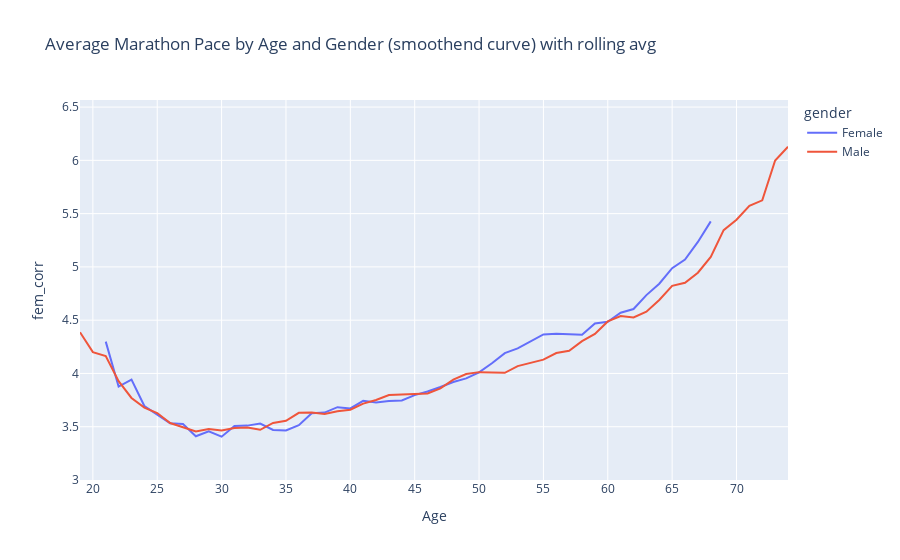

Notebook cell for this chart:
### Markdown cell above
## Draw male/female adjusted curve

### Code cell
# Create the interactive line plot with Plotly Express using the smoothed data
fig = px.line(df_gender_pace22, x='age', y='fem_corr', color='gender',
              title='Average Marathon Pace by Age and Gender (smoothend curve) with rolling avg',
              labels={'age': 'Age', 'smoothed_avg_pace': 'Smoothed Average Pace (min/km)'})
fig.update_yaxes(dtick=0.5) # Set y-axis step to 0.5
fig.update_xaxes(dtick=5) # Set x-axis step to 5
fig.update_layout(yaxis=dict(range=[3, df_gender_pace22['avg_pace'].max()])) # Set y-axis range and start from 3
fig.show()

### Figure 1 — Plotly figure (JSON) as saved in the notebook; plotly's stock layout.template omitted (floating-point values rounded to 4 significant figures)
{"data": [{"hovertemplate": "gender=Female<br>Age=%{x}<br>fem_corr=%{y}<extra></extra>", "legendgroup": "Female", "line": {"color": "#636efa", "dash": "solid"}, "marker": {"symbol": "circle"}, "mode": "lines", "name": "Female", "orientation": "v", "showlegend": true, "type": "scatter", "x": [21, 22, 23, 24, 25, 26, 27, 28, 29, 30, 31, 32, 33, 34, 35, 36, 37, 38, 39, 40, 41, 42, 43, 44, 45, 46, 47, 48, 49, 50, 51, 52, 53, 54, 55, 56, 57, 58, 59, 60, 61, 62, 63, 64, 65, 66, 67, 68], "xaxis": "x", "y": [4.298, 3.877, 3.943, 3.694, 3.613, 3.533, 3.525, 3.41, 3.457, 3.407, 3.506, 3.51, 3.53, 3.47, 3.465, 3.515, 3.627, 3.633, 3.683, 3.672, 3.743, 3.728, 3.741, 3.747, 3.797, 3.83, 3.873, 3.92, 3.954, 4.01, 4.096, 4.191, 4.235, 4.303, 4.366, 4.372, 4.369, 4.363, 4.47, 4.485, 4.57, 4.604, 4.735, 4.842, 4.988, 5.069, 5.234, 5.427], "yaxis": "y"}, {"hovertemplate": "gender=Male<br>Age=%{x}<br>fem_corr=%{y}<extra></extra>", "legendgroup": "Male", "line": {"color": "#EF553B", "dash": "solid"}, "marker": {"symbol": "circle"}, "mode": "lines", "name": "Male", "orientation": "v", "showlegend": true, "type": "scatter", "x": [19, 20, 21, 22, 23, 24, 25, 26, 27, 28, 29, 30, 31, 32, 33, 34, 35, 36, 37, 38, 39, 40, 41, 42, 43, 44, 45, 46, 47, 48, 49, 50, 51, 52, 53, 54, 55, 56, 57, 58, 59, 60, 61, 62, 63, 64, 65, 66, 67, 68, 69, 70, 71, 72, 73, 74], "xaxis": "x", "y": [4.387, 4.2, 4.164, 3.927, 3.77, 3.68, 3.628, 3.535, 3.495, 3.456, 3.479, 3.464, 3.487, 3.493, 3.471, 3.535, 3.556, 3.63, 3.634, 3.62, 3.645, 3.66, 3.716, 3.751, 3.798, 3.804, 3.811, 3.811, 3.86, 3.942, 3.994, 4.012, 4.008, 4.006, 4.069, 4.096, 4.13, 4.191, 4.212, 4.303, 4.372, 4.488, 4.539, 4.526, 4.579, 4.689, 4.822, 4.851, 4.945, 5.094, 5.345, 5.442, 5.573, 5.625, 5.999, 6.128], "yaxis": "y"}], "layout": {"legend": {"title": {"text": "gender"}, "tracegroupgap": 0}, "title": {"text": "Average Marathon Pace by Age and Gender (smoothend curve) with rolling avg"}, "xaxis": {"anchor": "y", "domain": [0, 1], "dtick": 5, "title": {"text": "Age"}}, "yaxis": {"anchor": "x", "domain": [0, 1], "dtick": 0.5, "range": [3, 6.566], "title": {"text": "fem_corr"}}}}
